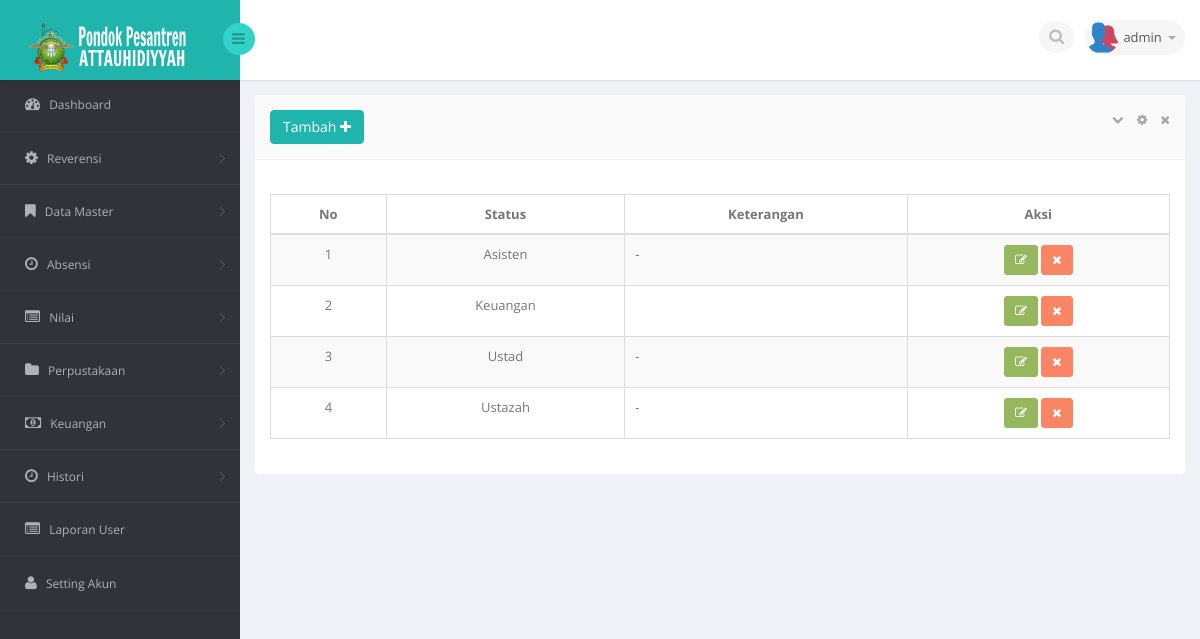
Page /med.php?mod=statusguru (signed in) on the committed database.
### tables this page shows
CREATE TABLE IF NOT EXISTS `user` (
`id` int(11) NOT NULL,
  `id_user` varchar(50) NOT NULL,
  `id_sekolah` int(11) NOT NULL,
  `nama` varchar(45) NOT NULL,
  `username` varchar(20) NOT NULL,
  `password` varchar(50) NOT NULL,
  `level` varchar(20) NOT NULL,
  `last_login` datetime NOT NULL,
  `akses_master` text NOT NULL
);

CREATE TABLE IF NOT EXISTS `statusguru` (
`id` int(10) unsigned NOT NULL,
  `status` varchar(50) NOT NULL,
  `keterangan` varchar(255) DEFAULT NULL
);

### session.php (called while the page is built, shortened)
<?php
	include"lib/conn.php";
	$level_check = $_SESSION['level'];
	$user_check = $_SESSION['login_user'];
	if ($level_check=='siswa') {
			$ses_sql=mysqli_query($conn,"select panggilan from siswa where nis = '$user_check'");
		$row = mysqli_fetch_assoc($ses_sql);
		$login_session = $row['panggilan'];
		if(!isset($login_session)){
			mysqli_close($conn);
			header('location: login.php');
		}
	}else{
		$ses_sql=mysqli_query($conn,"select *from user where username = '$user_check'");
		$row = mysqli_fetch_assoc($ses_sql);
		$login_session = $row['username'];
	}
?>

### mod/data_pelengkap/statusguru.php (the view, shortened to what this page needs)
<?php
	if(isset($_SESSION['statusguru']) AND $_SESSION['statusguru'] <> 'TRUE')
	{
		?>
		  <div class="alert alert-danger alert-dismissible" id="succsess-alert">
	        <button type="button" class="close" data-dismiss="alert" aria-hidden="true">&times;</button>
	        <h4><i class="icon fa fa-ban"></i> Alert!</h4>
	        Dilarang mengakses file ini.
	      </div>
		<?php
	}
	else{
	$linkaksi = 'med.php?mod=statusguru';
	if(isset($_GET['act']))
	{
		$act = $_GET['act'];
		$linkaksi .= '&act='.$act;
	}
	else
	{
		$act = '';
	}
	$aksi = 'mod/data_pelengkap/act_statusguru.php';
	?>
	<?php
	switch ($act) {
			?>
			<?php
		default :
			?>
		        <div class="row">
		            <div class="clearfix">
		            <div class="col-sm-12">
		                <section class="panel">
		                    <header class="panel-heading">
		                        <?php if($_SESSION['level']=='admin'){?>
		                        	<a href="med.php?mod=statusguru&act=form">
									<button class="btn btn-primary">
										Tambah <i class="fa fa-plus"></i>
									</button>
									</a>
								<?php }?>
		                        <span class="tools pull-right">
		                            <a href="javascript:;" class="fa fa-chevron-down"></a>
		                            <a href="javascript:;" class="fa fa-cog"></a>
		                            <a href="javascript:;" class="fa fa-times"></a>
		                         </span>
		                    </header>
		                    <div class="panel-body">
		                        <div class="adv-table editable-table table-responsive">
		                            <div class="clearfix">
		                            </div>
		                            <table class="table table-striped table-hover table-bordered" id="example">
		                                <thead>
		                                <tr>
											<th class="text-center">No</th>
		                                    <th class="text-center">Status</th>
											<th class="text-center">Keterangan</th>
											<?php if($_SESSION['level']=='admin' ){?>
		                                    <th class="text-center">Aksi</th>
											<?php }?>
										</tr>
		                                </thead>
		                                <tbody>
		                                <?php
											$query = "SELECT * FROM statusguru";
											$sql_kul = mysqli_query($conn,$query);
											$i=1;
											while ($m = mysqli_fetch_assoc($sql_kul)) {
										?>
		                                <tr class="">
		                                    <td align="center"><?php echo $i ?></td>
		                                    <td align="center"><?php echo $m['status']?></td>
		                                    <td><?php echo $m['keterangan']?></td>
											<td align="center">
		                                    <?php if($_SESSION['level']=='admin' ){?>
		                                        <a href="med.php?mod=statusguru&act=form&id=<?php echo $m['id'] ?>" ><button class="btn btn-success btn-sm"><i class="fa fa-edit"></i></button> </a>
												<a href="<?php echo $aksi ?>?mod=statusguru&act=hapus&id=<?php echo $m['id'] ?>" onclick="return myFunction();"><button class="btn btn-danger btn-sm"><i class="fa fa-times"></i></button> </a>
											</td>
											 <?php }?>
		                                </tr>
		                                <?php
		 									 $i++;
		 								 }
		 								?>
		                                </tbody>
		                            </table>
		                        </div>
		                    </div>
		                </section>
		            </div>
		        </div>
			<?php
		break;
	}
	}
?>

### med.php (shortened to what this page needs)
<?php
    include"session.php";
?>
<!DOCTYPE html>
<html lang="en">
<head>
    <link href="bs3/css/bootstrap.min.css" rel="stylesheet">
    <link href="css/bootstrap-reset.css" rel="stylesheet">
    <link href="font-awesome/css/font-awesome.css" rel="stylesheet" />
    <link rel="stylesheet" href="css/bootstrap-switch.css" />
    <link rel="stylesheet" type="text/css" href="js/bootstrap-fileupload/bootstrap-fileupload.css" />
    <link rel="stylesheet" type="text/css" href="js/bootstrap-wysihtml5/bootstrap-wysihtml5.css" />
    <link rel="stylesheet" type="text/css" href="js/bootstrap-datepicker/css/datepicker.css" />
    <link rel="stylesheet" type="text/css" href="js/bootstrap-colorpicker/css/colorpicker.css" />
    <link rel="stylesheet" type="text/css" href="js/bootstrap-daterangepicker/daterangepicker-bs3.css" />
    <link rel="stylesheet" type="text/css" href="js/bootstrap-datetimepicker/css/datetimepicker.css" />
    <link rel="stylesheet" type="text/css" href="js/jquery-multi-select/css/multi-select.css" />
    <link rel="stylesheet" type="text/css" href="js/jquery-tags-input/jquery.tagsinput.css" />
    <link rel="stylesheet" type="text/css" href="js/select2/select2.css" />
    <link href="js/jvector-map/jquery-jvectormap-1.2.2.css" rel="stylesheet">
    <link href="css/clndr.css" rel="stylesheet">
    <link href="js/css3clock/css/style.css" rel="stylesheet">
    <link rel="stylesheet" href="js/morris-chart/morris.css">
    <link href="js/advanced-datatable/css/demo_page.css" rel="stylesheet" />
    <link href="js/advanced-datatable/css/demo_table.css" rel="stylesheet" />
    <link rel="stylesheet" href="css/datatables/fixedHeader.bootstrap.min.css">
    <link rel="stylesheet" href="css/datatables/responsive.bootstrap.min.css">
    <link rel="stylesheet" href="css/datatables/buttons.dataTables.min.css">
    <link rel="stylesheet" href="css/jquery.steps.css?1">
    <link href="css/style.css" rel="stylesheet">
    <link href="css/style-responsive.css" rel="stylesheet" />
</head>
<body>
<section id="container" >
<header class="header fixed-top clearfix">
<div class="brand">
    <a href="med.php?mod=home" class="logo">
        <img class="img-responsive" src="images/logo.png" alt="">
    </a>
    <div class="sidebar-toggle-box">
        <div class="fa fa-bars"></div>
    </div>
</div>
<div class="top-nav clearfix">
    <ul class="nav pull-right top-menu">
        <li>
            <input type="text" class="form-control search" placeholder=" Search">
        </li>
        <li class="dropdown">
            <a data-toggle="dropdown" class="dropdown-toggle" href="#">
                <img alt="" src="images/users.png">
                <span class="username"><?php echo $login_session ?></span>
                <b class="caret"></b>
            </a>
        </li>
    </ul>
</div>
</header>
<aside class="position-fixed">
    <div id="sidebar" class="nav-collapse">
                    <div class="leftside-navigation">
            <ul class="sidebar-menu" id="nav-accordion">
                <li>
                    <a href="index.php">
                        <i class="fa fa-dashboard"></i>
                        <span>Dashboard</span>
                    </a>
                </li>
                <?php
                if ($_SESSION['level']=='perpustakaan') {
                ?>
                <li class="sub-menu">
                    <a href="javascript:;">
                        <i class="fa fa-folder"></i>
                        <span>Perpustakaan</span>
                    </a>
                    <ul class="sub">
                        <li><a href="med.php?mod=kategori_buku">Kategori Buku</a></li>
                        <li><a href="med.php?mod=sumber_buku">Sumber Buku</a></li>
                        <li><a href="med.php?mod=rak_buku">Rak Buku</a></li>
                        <li><a href="med.php?mod=buku">Buku</a></li>
                        <li><a href="med.php?mod=peminjaman">Data Peminjaman</a></li>
                        <li><a href="med.php?mod=pengembalian">Data Pengembalian</a></li>
                        <li><a href="med.php?mod=kas">Kas</a></li>
                    </ul>
                </li>
                <?php
                }elseif($_SESSION['level']=='admin' OR $_SESSION['level']=='superadmin'){
                ?>
                <li class="sub-menu">
                    <a href="javascript:;">
                        <i class="fa fa-cog"></i>
                        <span>Reverensi</span>
                    </a>
                </li>
                <li class="sub-menu">
                    <a href="javascript:;">
                        <i class="fa fa-bookmark"></i>
                        <span>Data Master</span>
                    </a>
                </li>
                <li class="sub-menu">
                    <a href="javascript:;">
                        <i class="fa fa-clock-o"></i>
                        <span>Absensi</span>
                    </a>
                </li>
                <li class="sub-menu">
                    <a href="javascript:;">
                        <i class="fa fa-list-alt"></i>
                        <span>Nilai</span>
                    </a>
                </li>
                <li class="sub-menu">
                    <a href="javascript:;">
                        <i class="fa fa-folder"></i>
                        <span>Perpustakaan</span>
                    </a>
                </li>
                <li class="sub-menu">
                    <a href="javascript:;">
                        <i class="fa fa-money"></i>
                        <span>Keuangan</span>
                    </a>
                </li>
                <li class="sub-menu">
                    <a href="javascript:;">
                        <i class="fa fa-clock-o"></i>
                        <span>Histori</span>
                    </a>
                </li>
                <li>
                    <a href="med.php?mod=laporan_user">
                        <i class="fa fa-list-alt"></i>
                        <span>Laporan User</span>
                    </a>
                </li>
                <li>
                    <a href="med.php?mod=userakun&act=admin">
                    <i class="fa fa-user"></i>
                        <span>Setting Akun</span>
                    </a>
                </li>
                <?php
                }
                ?>
            </ul>
        </div>
    </div>
</aside>
<section id="main-content">
    <section class="wrapper">
         <?php include"content.php"; ?>
    </section>
</section>
</section>
</body>
</html>

### rows in the picture
user: username "admin"
statusguru: status "Asisten", keterangan "-"
statusguru: status "Keuangan"
statusguru: status "Ustad", keterangan "-"
statusguru: status "Ustazah", keterangan "-"
